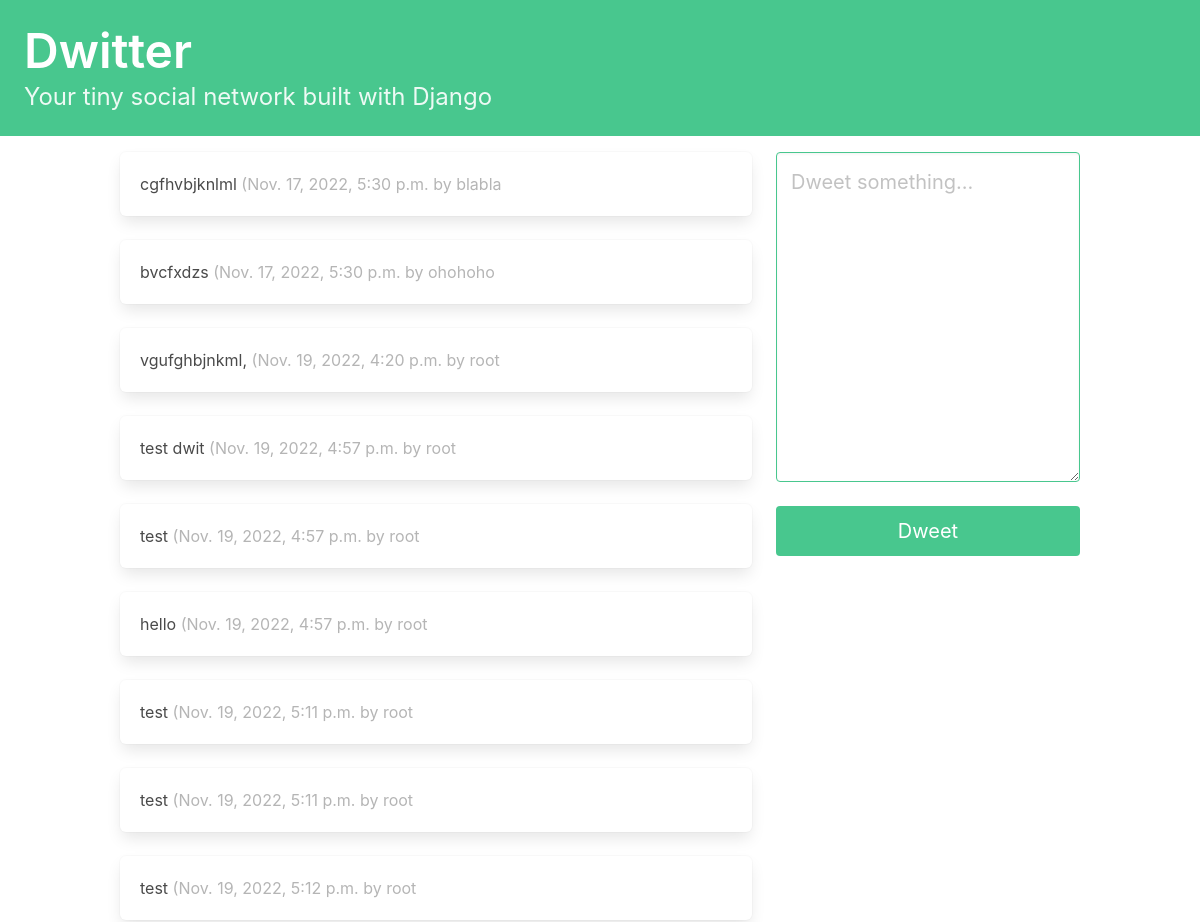
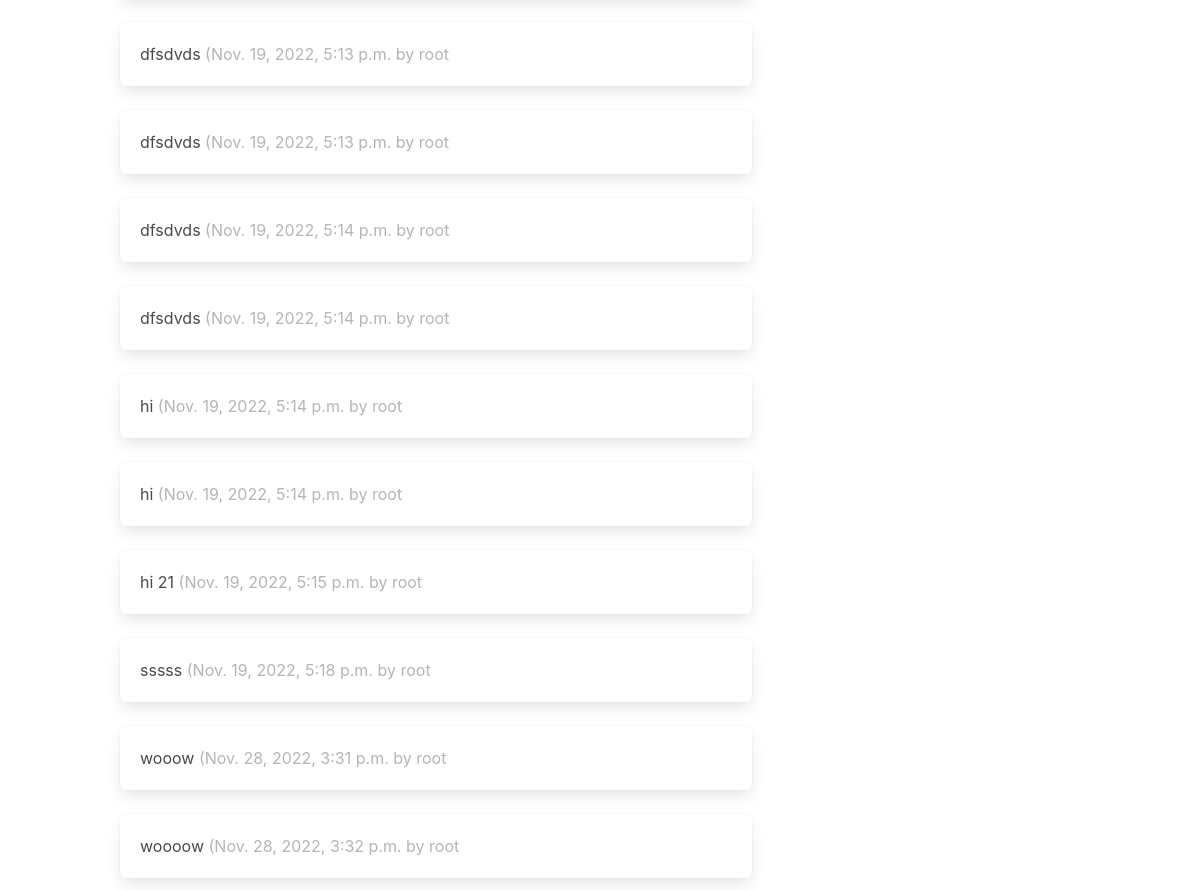
The app's page / (signed in) with its own data (2 pictures, top to bottom).
### dwitter/models.py (models this page shows, shortened)
class Dweet(models.Model):
    user = models.ForeignKey(User,related_name="dweets",
        on_delete=models.DO_NOTHING)
    body = models.CharField(max_length=140)
    created_at = models.DateTimeField(auto_now_add=True)

### dwitter/views.py (the view)
# urls.py: path("", dashboard, name="dashboard"),
def dashboard(request):
    form = DweetForm(request.POST or None)
    if request.method == "POST":
        if form.is_valid():
            dweet = form.save(commit=False)
            dweet.user = request.user
            dweet.save()
            return redirect("dwitter:dashboard")
    return render(request, "dwitter/dashboard.html", {"form": form})

### dwitter/forms.py
class DweetForm(forms.ModelForm):
    body = forms.CharField(
        required=True,
        widget=forms.widgets.Textarea(
            attrs={
                "placeholder": "Dweet something...",
                "class": "textarea is-success is-medium",
                }
            ),
            label="",
        )
    class Meta:
        model = Dweet
        exclude = ("user", )

### dwitter/templates/dwitter/dashboard.html (shortened to what this page needs)
{% extends 'base.html' %}
{% block content %}
<div class="column">
{% for followed in user.profile.follows.all %}
{% for dweet in followed.user.dweets.all %}
<div class="box">
{{dweet.body}}
<span class="is-small has-text-grey-light">
({{ dweet.created_at }} by {{ dweet.user.username }}
</span>
</div>
{% endfor %}
{% endfor %}
</div>
<div class="column is-one-third">
<form method="post">
  {{ form.as_p }}
  <button class="button is-success is-fullwidth is-medium mt-5"
  type="submit">Dweet
  </button>
  </form>
  </div>
  {% endblock content %}

### records on screen
Dweet: body "cgfhvbjknlml", created_at "Nov. 17, 2022, 5:30 p.m.", user.username "blabla"
Dweet: body "bvcfxdzs", created_at "Nov. 17, 2022, 5:30 p.m.", user.username "ohohoho"
Dweet: body "vgufghbjnkml,", created_at "Nov. 19, 2022, 4:20 p.m.", user.username "root"
Dweet: body "test dwit", created_at "Nov. 19, 2022, 4:57 p.m.", user.username "root"
Dweet: body "test", created_at "Nov. 19, 2022, 4:57 p.m.", user.username "root"
Dweet: body "hello", created_at "Nov. 19, 2022, 4:57 p.m.", user.username "root"
Dweet: body "test", created_at "Nov. 19, 2022, 5:11 p.m.", user.username "root"
Dweet: body "test", created_at "Nov. 19, 2022, 5:11 p.m.", user.username "root"
Dweet: body "test", created_at "Nov. 19, 2022, 5:12 p.m.", user.username "root"
Dweet: body "dfsdvds", created_at "Nov. 19, 2022, 5:13 p.m.", user.username "root"
Dweet: body "dfsdvds", created_at "Nov. 19, 2022, 5:13 p.m.", user.username "root"
Dweet: body "dfsdvds", created_at "Nov. 19, 2022, 5:14 p.m.", user.username "root"
Dweet: body "dfsdvds", created_at "Nov. 19, 2022, 5:14 p.m.", user.username "root"
Dweet: body "hi", created_at "Nov. 19, 2022, 5:14 p.m.", user.username "root"
Dweet: body "hi", created_at "Nov. 19, 2022, 5:14 p.m.", user.username "root"
Dweet: body "hi 21", created_at "Nov. 19, 2022, 5:15 p.m.", user.username "root"
Dweet: body "sssss", created_at "Nov. 19, 2022, 5:18 p.m.", user.username "root"
Dweet: body "wooow", created_at "Nov. 28, 2022, 3:31 p.m.", user.username "root"
Dweet: body "woooow", created_at "Nov. 28, 2022, 3:32 p.m.", user.username "root"
